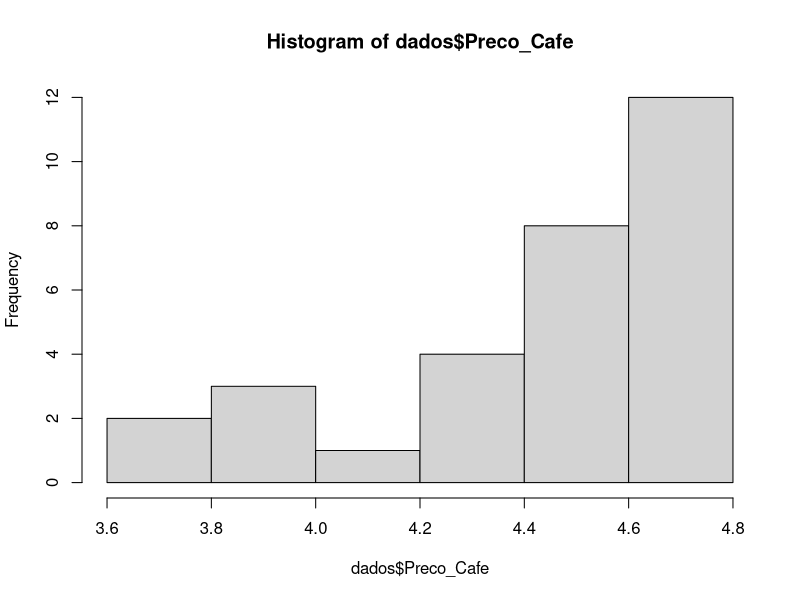
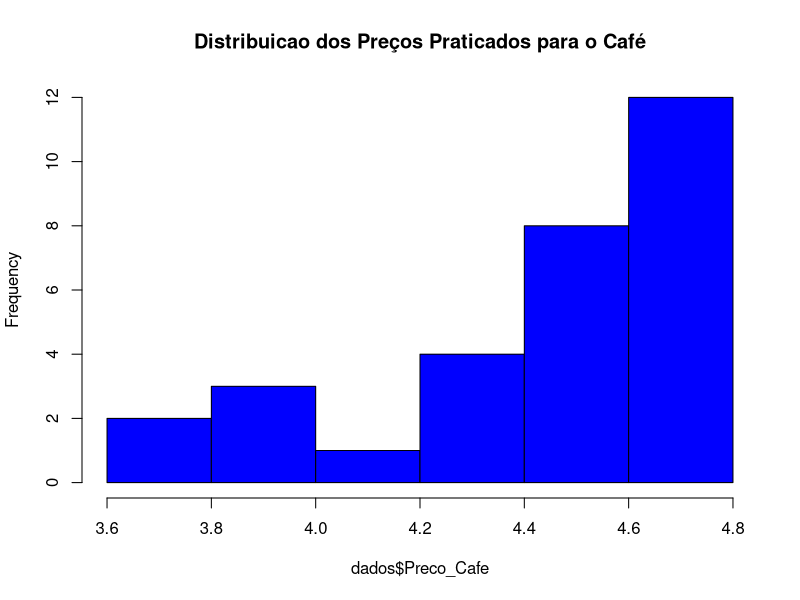
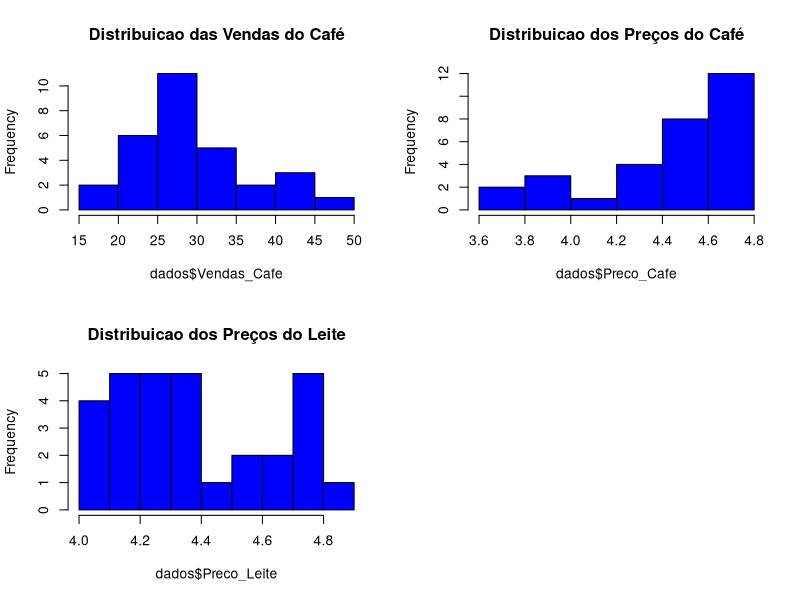
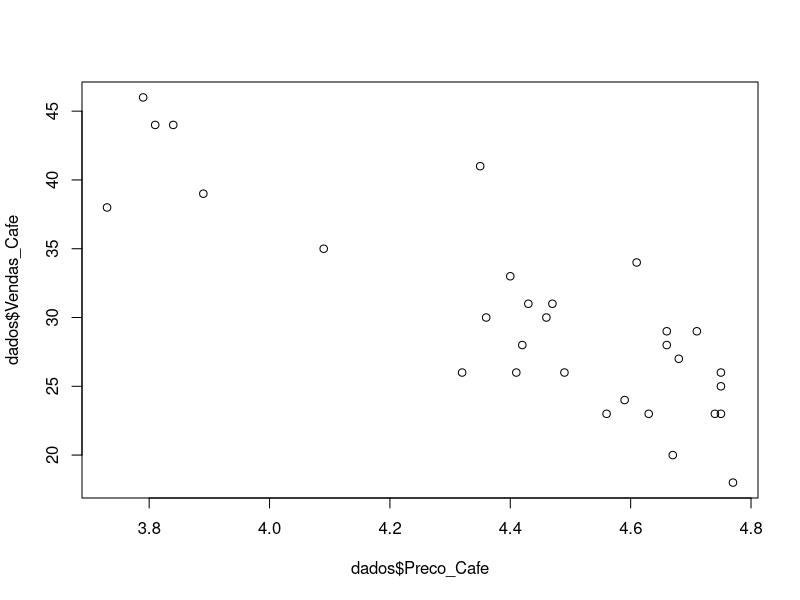
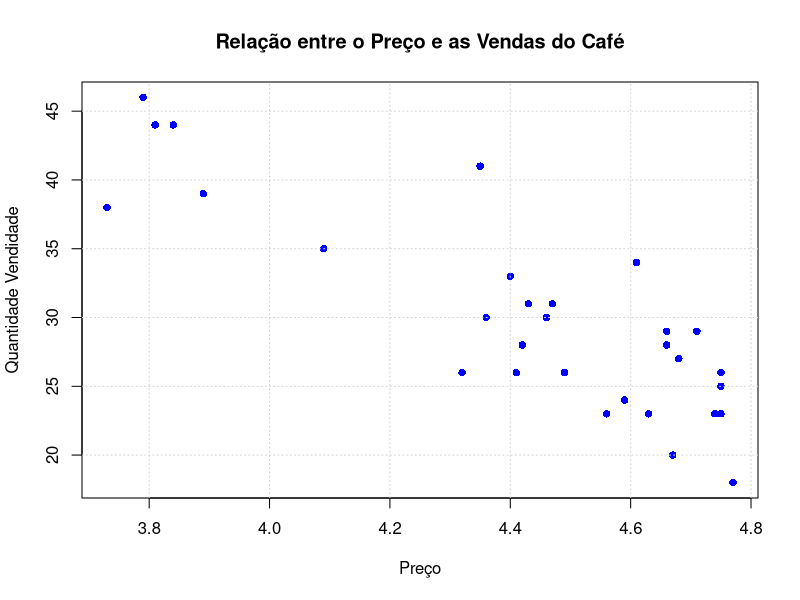
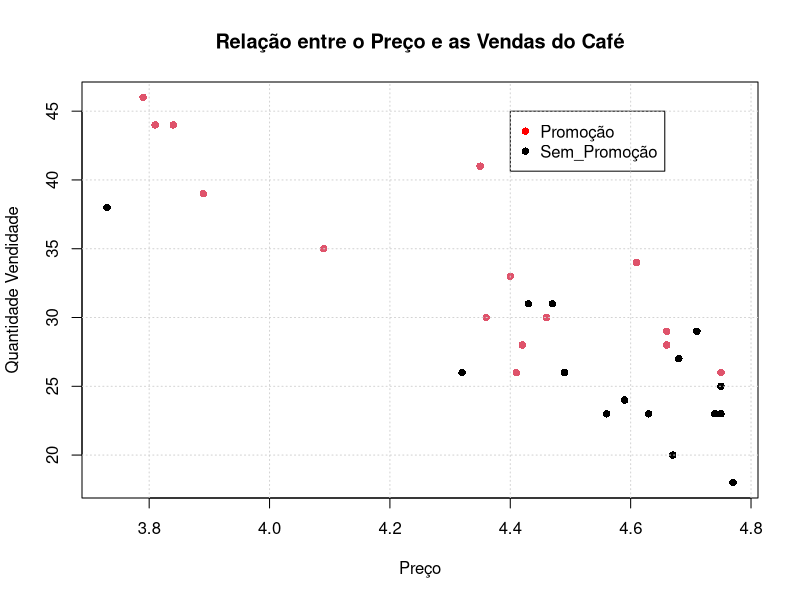
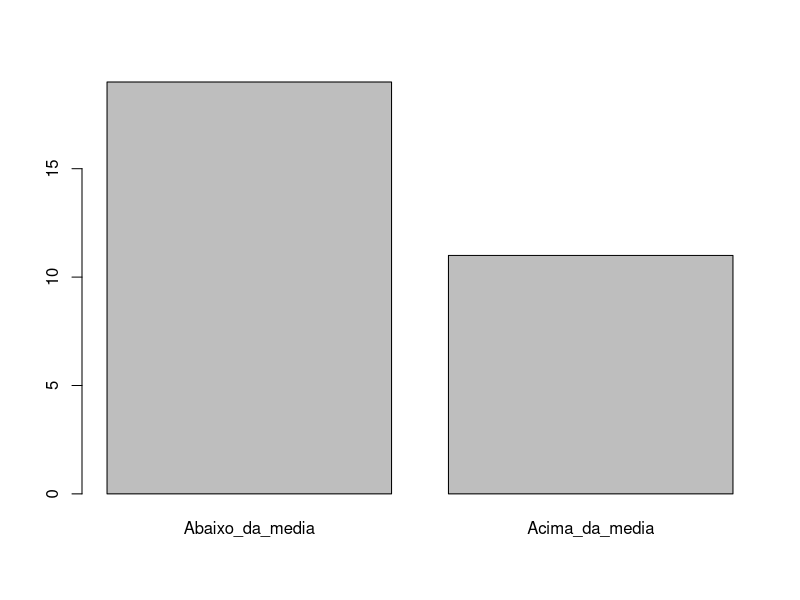
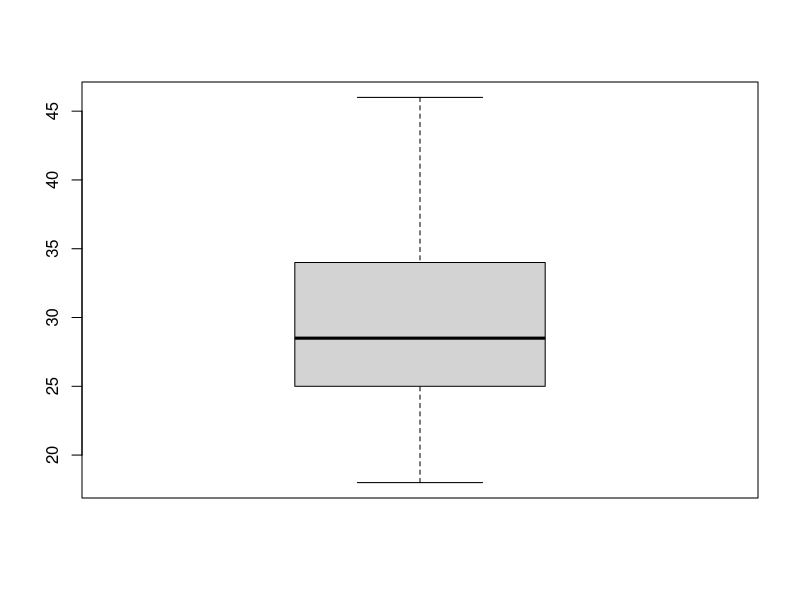

Recreate these plots in R, in order.
####### Análise exploratória de dados #######

rm(list=ls(all=TRUE)) #Remove objetos da memória do R

#Cria o data frame contendo o histórico de vendas do cafe
dados <- data.frame(Vendas_Cafe = c(18, 20, 23, 23, 23, 23, 24, 25, 26, 26, 26, 26, 27, 28, 28,
                                    29, 29, 30, 30, 31, 31, 33, 34, 35, 38, 39, 41, 44, 44, 46),
                    Preco_Cafe = c(4.77, 4.67, 4.75, 4.74, 4.63, 4.56, 4.59, 4.75, 4.75, 4.49,
                                   4.41, 4.32, 4.68, 4.66, 4.42, 4.71, 4.66, 4.46, 4.36, 4.47, 4.43,
                                   4.4, 4.61, 4.09, 3.73, 3.89, 4.35, 3.84, 3.81, 3.79),
                    Promocao = c("Nao", "Nao", "Nao", "Nao", "Nao", "Nao", "Nao", "Nao", "Sim",
                                 "Nao", "Sim", "Nao", "Nao", "Sim", "Sim", "Nao", "Sim", "Sim",
                                 "Sim", "Nao", "Nao", "Sim", "Sim", "Sim", "Nao", "Sim", "Sim",
                                 "Sim", "Sim", "Sim"),
                    Preco_Leite = c(4.74, 4.81, 4.36, 4.29, 4.17, 4.66, 4.73, 4.11, 4.21, 4.25,
                                    4.62, 4.53, 4.44, 4.19, 4.37, 4.29, 4.57, 4.21, 4.77, 4, 4.31,
                                    4.34, 4.05, 4.73, 4.07, 4.75, 4, 4.15, 4.34, 4.15) )

#visualiza a media (mean) e outras estatisticas descritivas das variaveis
summary(dados)

#Visualiza desvio padrao (standard deviation) das variaveis
sd(dados$Vendas_Cafe)
sd(dados$Preco_Cafe)
sd(dados$Preco_Leite)

#Visualiza atraves de um histograma a distribuicao da variavel Preco_Cafe
hist(dados$Preco_Cafe)

# Customizando o histograma
hist(dados$Preco_Cafe,
     col = 'blue',
     main = 'Distribuicao dos Preços Praticados para o Café')

#Visualiza o histograma das tres variaveis numericas na mesma pagina
#Configura layout para posicionar os graficos em duas linhas e duas colunas
par(mfrow=c(2,2)) 

hist(dados$Vendas_Cafe,
     col = 'blue',
     main = 'Distribuicao das Vendas do Café')
hist(dados$Preco_Cafe,
     col = 'blue',
     main = 'Distribuicao dos Preços do Café')
hist(dados$Preco_Leite,
     col = 'blue',
     main = 'Distribuicao dos Preços do Leite')

#limpa os graficos e volta o layout para configuracao normal
dev.off() 

#Visualiza relacao entre as vendas do café o preço do café
plot(y = dados$Vendas_Cafe,
     x = dados$Preco_Cafe)

#Customiza o grafico
plot(y = dados$Vendas_Cafe,
     x = dados$Preco_Cafe,
     pch = 16,
     col = 'blue',
     xlab = 'Preço',
     ylab = 'Quantidade Vendidade',
     main = 'Relação entre o Preço e as Vendas do Café')

#este comando adiciona linhas de grade ao grafico
grid() 

#Colore os pontos em que havia promoção naquele dia
plot(y = dados$Vendas_Cafe,
     x = dados$Preco_Cafe,
     col = factor(dados$Promocao),
     pch = 16,
     xlab = 'Preço',
     ylab = 'Quantidade Vendidade',
     main = 'Relação entre o Preço e as Vendas do Café')

#adiciona legenda
legend(x=4.4,y=45,
       c("Promoção","Sem_Promoção"),
       col=c("red","black"),
       pch=c(16,16))
grid()

#Cria uma nova variavel informando se naquele dia vendeu acima ou abaixo da media historica
media <- mean(dados$Vendas_Cafe) #armazena a media em uma variavel
variavel <- ifelse(dados$Vendas_Cafe > media,
                   'Acima_da_media',
                   'Abaixo_da_media')

variavel <- factor(variavel) #converte nova variavel para factor

plot(variavel) #grafico com a qtde abaixo e acima da media

table(variavel) #visualiza a qtde abaixo e acima da media

#Gera boxplot das vendas
boxplot(dados$Vendas_Cafe)

#Gera boxplot do preco
boxplot(dados$Preco_Cafe)

#Gera boxplot comparativo das vendas quando houve promocao e de quando nao houve
boxplot(dados$Vendas_Cafe~dados$Promocao)

#Customizando o boxplot
boxplot(dados$Vendas_Cafe~dados$Promocao,
        col = 'gray',
        pch = 16,
        xlab = 'Promoção',
        ylab = 'Vendas',
        main = 'Vendas com promoção vs Vendas sem promoção')

